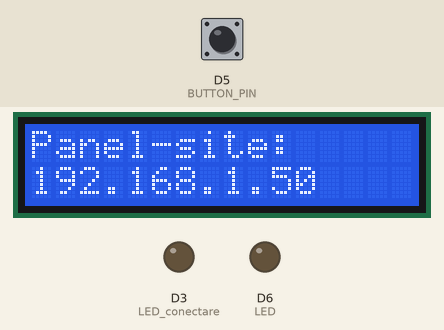
Recording of a sketch running on a simulated ESP8266 (NodeMCU). On the bench: 16×2 character LCD, output pins drawn as LEDs (lit = HIGH). The test bench sets the inputs (shaded band); at power-on: D5 (BUTTON_PIN) LOW. WiFi joins after 1.5 s; servers stay silent unless stated; network time is answered at once with the bench clock; the local clock reads 2024-03-15 10:24:30 at power-on unless the sketch sets it; what the sketch prints to the serial monitor is not drawn.

Above: at 1.7 s.
At 7.8 s:
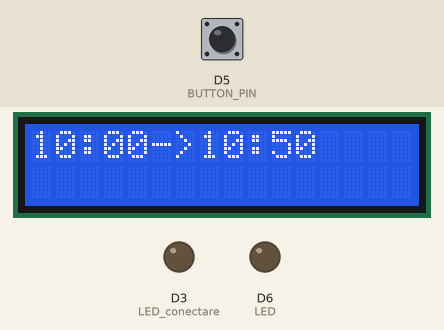
7.9 s: D5 (BUTTON_PIN) pulled HIGH for 0.15 s
At 8.5 s:
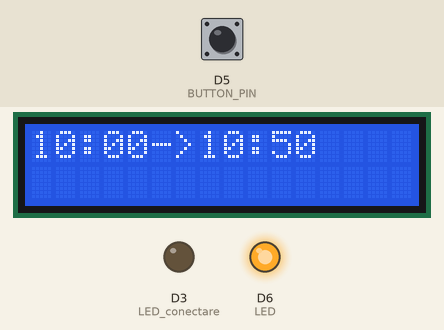
9.5 s: D5 (BUTTON_PIN) pulled HIGH for 1 s
At 11.7 s:
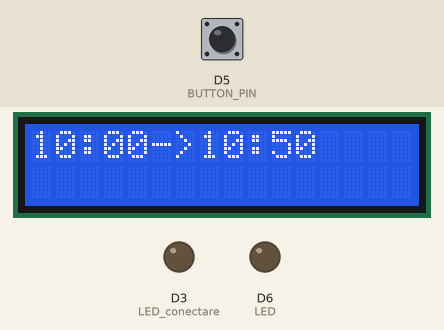
12.0 s: D5 (BUTTON_PIN) pulled HIGH for 3.2 s
At 15.6 s:
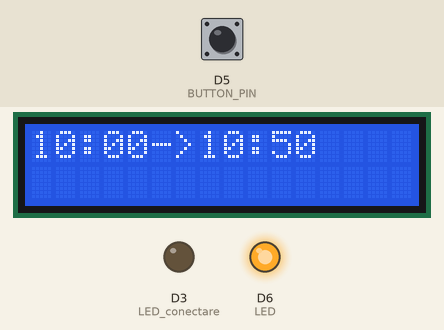
Timing chart, 0 to 17.1 s (numbered marks = the images above; inputs shaded):
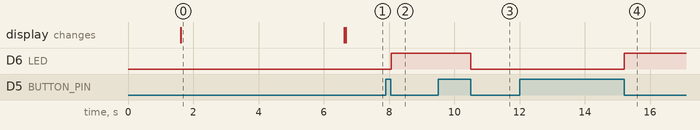

The sketch:

sistem_alarma.ino
```cpp
  #include <NTPClient.h>
  #include <ESP8266WiFi.h>
  #include <WiFiClient.h>
  #include <ESP8266WebServer.h>
  #include <WiFiUdp.h>
  #include <LiquidCrystal_I2C.h>
  #include <WiFiManager.h>
  #include <DNSServer.h>
  #include <WiFiManager.h>
  #include "index.h"

  #define BUTTON_PIN D5
  #define LED_conectare D3
  #define LED D6

  LiquidCrystal_I2C lcd(0x27, 16, 2);
  ESP8266WebServer server(80);

  byte lastButtonState = LOW; byte ledState = LOW;

  const unsigned long CONNECT_TIMEOUT = 10; // Wait 3 minutes to connect to the real AP before trying to boot the local AP
  const unsigned long AP_TIMEOUT = 180; // Wait 3 minutes in the config portal before trying again the original WiFi creds

  unsigned long debounceDuration = 50;
  unsigned long lastTimeButtonStateChanged = 0;

  bool contor_wifi=false; bool contor_lcd = false;  bool contor_saptamana = false;

  int ora_start = 8;  int ora_sfarsit = 19;


  const long utcOffsetInSeconds = 7200;
  WiFiUDP ntpUDP;
  NTPClient timeClient(ntpUDP, "europe.pool.ntp.org", utcOffsetInSeconds); //pool.ntp.org  ro.pool.ntp.org

  String daysOfTheWeek[7] = {
    "Sunday",
    "Monday",
    "Tuesday",
    "Wednesday",
    "Thursday",
    "Friday",
    "Saturday"
  };

  void handleRoot() {
    String s = MAIN_page; //Read HTML contents
    server.send(200, "text/html", s); //Send web page
  }

  void ldc_afisare() {
    if (timeClient.getHours() >= ora_start && timeClient.getHours() <= ora_sfarsit) { //daca este in intervalul de ore 08:00-19:50
      lcd.backlight();
      lcd.setCursor(0, 0);
      if (timeClient.getMinutes() < 50) {
        if (contor_lcd == false) {
          contor_lcd = true;
          lcd.clear();
        }
        lcd.print(timeClient.getHours());
        lcd.print(":00->");
        lcd.print(timeClient.getHours());
        lcd.print(":50");
      }
      if (timeClient.getMinutes() >= 50) {
        if (contor_lcd == true) {
          contor_lcd = false;
          lcd.clear();
        }
        lcd.print(timeClient.getHours());
        lcd.print(":50->");
        lcd.print(timeClient.getHours() + 1);
        lcd.print(":00");
      }

    } else{
      lcd.noBacklight();
      lcd.clear();
    }
  }


  void ap_mode(){
      lcd.clear();
      lcd.backlight();
      lcd.setCursor(0, 0);  lcd.print("WiFi alarma");
      lcd.setCursor(0, 1);  lcd.print("Ip 192.168.4.1");
  }

  void panel_credintials(){
    lcd.backlight();
    lcd.clear();
    lcd.setCursor(0, 0);
    lcd.print("Panel-site:");
    lcd.setCursor(0, 1);
    lcd.print(WiFi.localIP());
    delay(5000);
    lcd.clear();
  }


  void sonerie() {
    digitalWrite(LED, HIGH);
    delay(1000);
    digitalWrite(LED, LOW);
    delay(1000);
  }

  void button() {
    byte buttonState = digitalRead(BUTTON_PIN);
    if (buttonState != lastButtonState) {
      lastButtonState = buttonState;
      if (buttonState == LOW) {
        ledState = (ledState == HIGH) ? LOW : HIGH;
        digitalWrite(LED, ledState);
      }
    }
  }


  void pauza(int ore, int minute, int sec) {
    for (int i = ora_start; i <= ora_sfarsit; i++) {
      if ((ore == i && minute == 0 && sec == 0) || (ore == i && minute == 50 && sec == 0)) {
        sonerie();
        Serial.write("Sonerie");
      }
    }

  }

  void led_control() {
    String state = "OFF";
    String act_state = server.arg("state");
    if (act_state == "1") {
      digitalWrite(LED, HIGH); //LED ON
      state = "ON";
    } else {
      digitalWrite(LED, LOW); //LED OFF
      state = "OFF";
    }
    server.send(200, "text/plane", state);
  }


  void setup() {
    WiFi.mode(WIFI_STA);
    Serial.begin(115200);

    pinMode(LED, OUTPUT);
    pinMode(LED_conectare, OUTPUT);
    pinMode(BUTTON_PIN, INPUT);
    timeClient.begin();
    Wire.begin(D2, D1);
    lcd.begin(16,2);
    lcd.backlight();


    WiFiManager wifiManager;
    //wifiManager.resetSettings();
    while (WiFi.status() != WL_CONNECTED) {
      if(WiFi.SSID().isEmpty()){
        ap_mode();
        wifiManager.autoConnect("alarma");
      }
    else{

      digitalWrite(LED_conectare, HIGH);

      wifiManager.setConnectTimeout(CONNECT_TIMEOUT);
      wifiManager.setTimeout(AP_TIMEOUT);
      ap_mode();
      wifiManager.autoConnect("alarma");
    }
    }


    panel_credintials();
    server.on("/", handleRoot); //Which routine to handle at root location. This is display page
    server.on("/led_set", led_control);
    server.begin(); //Start server
    Serial.println("HTTP server started");
    lcd.clear();
  }


  void loop() {
    WiFiManager wifiManager;
    timeClient.update();
    if (WiFi.status() != WL_CONNECTED ) {
        ESP.restart();
    }
    else {
      digitalWrite(LED_conectare, LOW);
      button();
      if (timeClient.getDay() >= 1 && timeClient.getDay() <= 5) {
        ldc_afisare();
        pauza(timeClient.getHours(), timeClient.getMinutes(), timeClient.getSeconds());
      }
      else{
        lcd.noBacklight();
        lcd.clear();
      }
      server.handleClient();
    }

  }
```

index.h
```cpp
const char MAIN_page[] PROGMEM = R"=====(
<!DOCTYPE html>
<html>
  <head>

    <meta name="viewport" content="width=device-width, initial-scale=1.0">
    <title>Sonerie_MSP</title>

  <style>

      .buton {
        background-color: #4CAF50;
        border-radius: 12px;
        color: white;
        width: 300px;
        padding: 30px;
        text-align: center;
        text-decoration: none;
        display: inline-block;
        font-size: 30px;
        margin: 4px 2px;
        cursor: pointer;
    }


      divv {
        width: 300px;
        padding: 20px;
        border: 4px solid gray;
        margin: 0;
      }
    </style>

  </head>


  <body style="background-color:powderblue;">

  <center>
  <font face="Comic sans MS" size="5">
  <h2>Panou control MSP-Sonerie</h2>

    <div>
      <button class="button buton" onclick="send(1)"> LED ON</button>
      <button class="button buton" onclick="send(0)">LED OFF</button>
      <br>
    </div>

    <br>

    <divv>
      LED State:
      <span id="state">NA</span>
    </divv>


<script>
function send(led_sts)
{
  var xhttp = new XMLHttpRequest();
  xhttp.onreadystatechange = function() {
    if (this.readyState == 4 && this.status == 200) {
      document.getElementById("state").innerHTML = this.responseText;
    }
  };
  xhttp.open("GET", "led_set?state="+led_sts, true);
  xhttp.send();
}

setInterval(function()
{
  getData();
}, 2000);


</script>
 </center>
  </body>
</html>
)=====";
```

Measured:
- after the input at 7.9 s, D6 (LED): LOW → HIGH after 0.16 s
- after the input at 9.5 s, D6 (LED): HIGH → LOW after 1.0 s
- after the input at 12.0 s, D6 (LED): LOW → HIGH after 3.2 s
- what the display in image 0 shows lasts 5.0 s, from 1.6 s to 6.6 s
